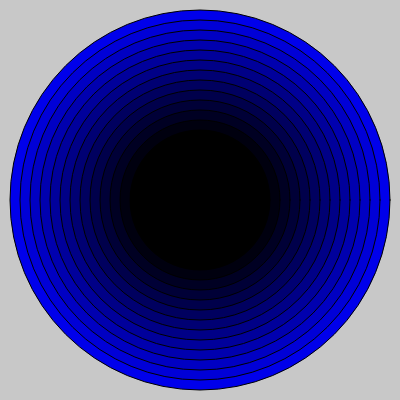
Frame 1 (no input)
Frame 60 (no input): identical to frame 1, image omitted
Frame 120 (the mouse pressed at the canvas centre since frame 60): identical to frame 1, image omitted

The p5.js sketch that drew this single still picture (run headless with seeded random() and noise() and a simulated clock; from frame 60 on, the mouse is pressed at the canvas centre):

// p5.js sketch
// ── sketch.js
function setup() {
  createCanvas(400, 400);
}
  var xPos = 200;
  var yPos = 200;

function draw() {
  background(200);

  var blueColor = 255;
  var minyoungsize = 400;

  fill(0, 0, blueColor)

  while( minyoungsize > 20 ) {
  blueColor -= 20;
  minyoungsize = minyoungsize - 20;
  fill(0, 0, blueColor);
  ellipse(xPos, yPos, minyoungsize, minyoungsize);
  }
}
